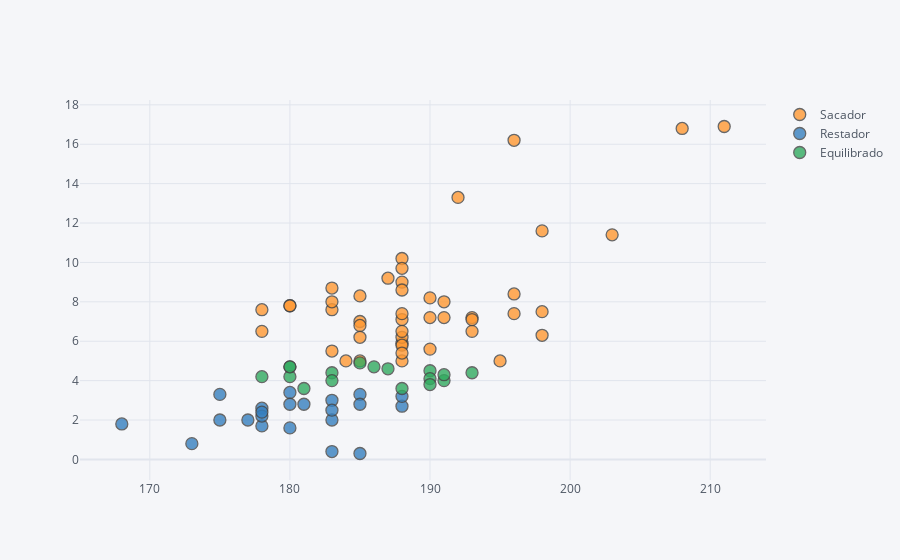

This figure's notebook cell:
### Code cell
tdf_2012.iplot(kind='scatter',x='Altura cm',y='Prom. Aces Por Partido', mode='markers',categories='Perfil jugador')

### Figure 1 — Plotly figure (JSON) as saved in the notebook; plotly's stock layout.template omitted (floating-point values rounded to 4 significant figures)
{"data": [{"marker": {"color": "rgba(255, 153, 51, 1.0)", "line": {"width": 1.3}, "opacity": 0.8, "size": 12, "symbol": "circle"}, "mode": "markers", "name": "Sacador", "textfont": {"color": "#4D5663"}, "type": "scatter", "x": [208, 196, 185, 211, 198, 192, 188, 203, 187, 188, 188, 196, 183, 198, 178, 188, 183, 188, 191, 180, 188, 190, 188, 188, 183, 193, 188, 185, 191, 180, 185, 193, 188, 185, 198, 178, 195, 188, 185, 193, 184, 190, 190, 183, 188, 196], "y": [16.8, 16.2, 8.3, 16.9, 7.5, 13.3, 5.9, 11.4, 9.2, 9, 8.6, 8.4, 8.7, 11.6, 7.6, 10.2, 5.5, 9.7, 7.2, 7.8, 7.1, 7.2, 6.2, 6.5, 7.6, 7.2, 5, 7, 8, 7.8, 6.8, 6.5, 7.4, 5, 6.3, 6.5, 5, 5.8, 6.2, 7.1, 5, 8.2, 5.6, 8, 5.4, 7.4]}, {"marker": {"color": "rgba(55, 128, 191, 1.0)", "line": {"width": 1.3}, "opacity": 0.8, "size": 12, "symbol": "circle"}, "mode": "markers", "name": "Restador", "textfont": {"color": "#4D5663"}, "type": "scatter", "x": [185, 183, 175, 188, 178, 178, 180, 185, 177, 168, 178, 183, 188, 181, 183, 178, 175, 180, 180, 173, 183, 185], "y": [3.3, 2, 3.3, 2.7, 1.7, 2.6, 3.4, 2.8, 2, 1.8, 2.2, 3, 3.2, 2.8, 0.4, 2.4, 2, 2.8, 1.6, 0.8, 2.5, 0.3]}, {"marker": {"color": "rgba(50, 171, 96, 1.0)", "line": {"width": 1.3}, "opacity": 0.8, "size": 12, "symbol": "circle"}, "mode": "markers", "name": "Equilibrado", "textfont": {"color": "#4D5663"}, "type": "scatter", "x": [187, 183, 178, 191, 190, 186, 180, 185, 180, 193, 191, 190, 190, 180, 188, 183, 181], "y": [4.6, 4.4, 4.2, 4, 4.5, 4.7, 4.7, 4.9, 4.2, 4.4, 4.3, 4.1, 3.8, 4.7, 3.6, 4, 3.6]}], "layout": {"legend": {"bgcolor": "#F5F6F9", "font": {"color": "#4D5663"}}, "paper_bgcolor": "#F5F6F9", "plot_bgcolor": "#F5F6F9", "title": {"font": {"color": "#4D5663"}}, "xaxis": {"gridcolor": "#E1E5ED", "showgrid": true, "tickfont": {"color": "#4D5663"}, "title": {"font": {"color": "#4D5663"}, "text": ""}, "zerolinecolor": "#E1E5ED"}, "yaxis": {"gridcolor": "#E1E5ED", "showgrid": true, "tickfont": {"color": "#4D5663"}, "title": {"font": {"color": "#4D5663"}, "text": ""}, "zerolinecolor": "#E1E5ED"}}}
